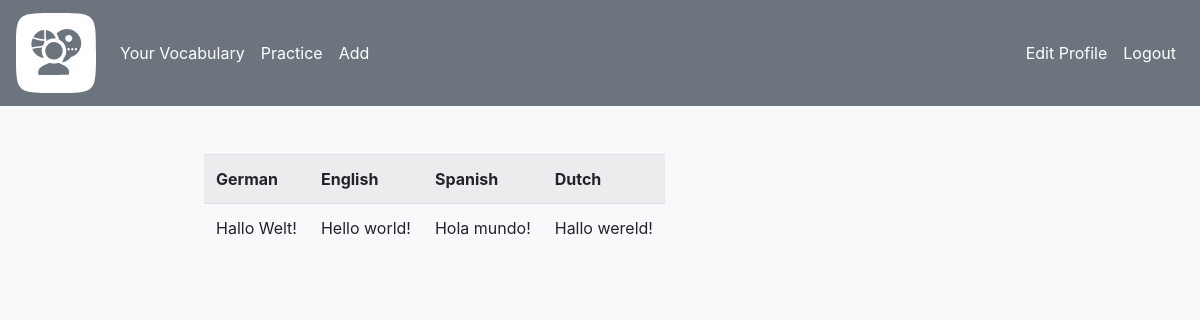
The app's page /vocabulary (signed in) with its own data.
### app/models.py (models this page shows, shortened)
class Language(db.Model):
    __tablename__ = "language"
    id: so.Mapped[int] = so.mapped_column(primary_key=True)
    iso: so.Mapped[str] = so.mapped_column(sa.String(length=2))
    name: so.Mapped[str] = so.mapped_column(sa.String(length=50))
    users: so.Mapped[list['User']] = so.relationship(
        secondary=user_language,
        back_populates='languages')

class Vocable(db.Model):
    __tablename__ = "vocable"
    id: so.Mapped[int] = so.mapped_column(primary_key=True)
    nl: so.Mapped[str] = so.mapped_column(sa.String(length=100), nullable=True)
    en: so.Mapped[str] = so.mapped_column(sa.String(length=100), nullable=True)
    fr: so.Mapped[str] = so.mapped_column(sa.String(length=100), nullable=True)
    de: so.Mapped[str] = so.mapped_column(sa.String(length=100), nullable=True)
    it: so.Mapped[str] = so.mapped_column(sa.String(length=100), nullable=True)
    es: so.Mapped[str] = so.mapped_column(sa.String(length=100), nullable=True)
    nl_lvl: so.Mapped[int] = so.mapped_column(default=0)
    en_lvl: so.Mapped[int] = so.mapped_column(default=0)
    fr_lvl: so.Mapped[int] = so.mapped_column(default=0)
    de_lvl: so.Mapped[int] = so.mapped_column(default=0)
    it_lvl: so.Mapped[int] = so.mapped_column(default=0)
    es_lvl: so.Mapped[int] = so.mapped_column(default=0)
    user_id: so.Mapped[int] = so.mapped_column(sa.ForeignKey('user.id'))
    user: so.Mapped['User']=so.relationship(back_populates='vocables')

### app/routes.py (the view)
@app.route("/vocabulary",methods=["GET"])
@login_required
def vocabulary():
    return render_template("vocabulary.html",title="Your Vocabulary")

### app/models.py (called while the page is built)
@login.user_loader
def load_user(id):
    return db.session.get(User, int(id))

### app/routes.py (called while the page is built)
@app.before_request
def before_request():
    if current_user.is_authenticated:
        current_user.last_seen = datetime.now(timezone.utc)
        db.session.commit()

### app/templates/vocabulary.html
{% extends 'base.html' %}
{% block content %}
	<div class="container-lg">
		<table class="table table-striped table-lighter table-hover table-responsive ">
			<tr>
				{% for language in current_user.languages %}
					<th>{{ language.name }}</th>
				{% endfor %}
			</tr>
			{% for vocable in current_user.vocables %}
				{% include "_vocable.html" %}
			{% endfor%}
		</table>
	</div>
{% endblock %}

### app/templates/_vocable.html (shortened to what this page needs)
<tr>
{% for language in current_user.languages %}
    <td>
        {{ vocable[language.iso] }}<br>
    </td>
{% endfor %}
</tr>

### records on screen
Language: name "German", iso.de "Hallo Welt!"
Language: name "English", iso.en "Hello world!"
Language: name "Spanish", iso.es "Hola mundo!"
Language: name "Dutch", iso.nl "Hallo wereld!"
